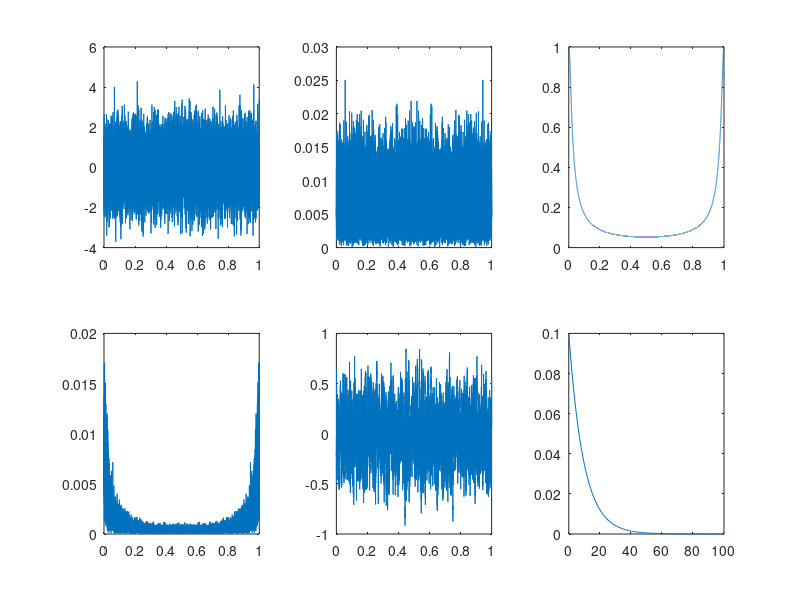
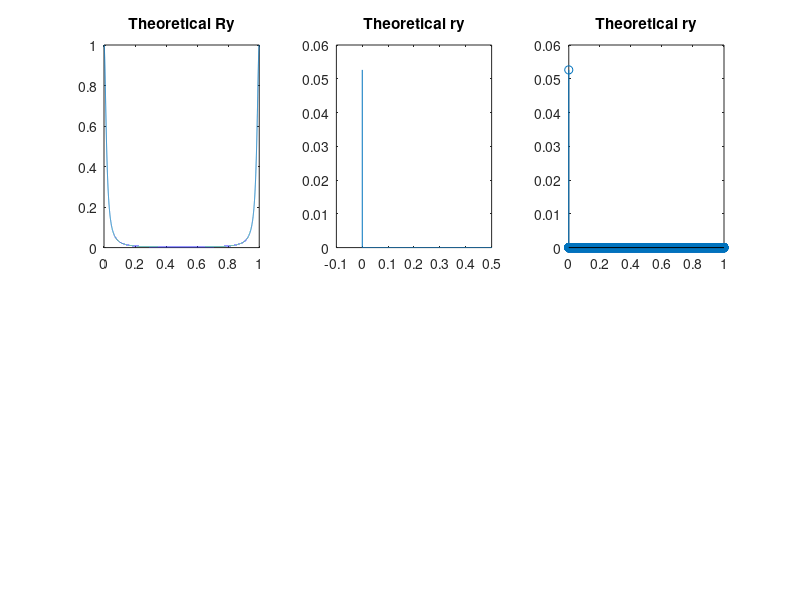

The MATLAB source for these figures, in order: (Note: this script raises an error after producing the figures.)
Ts = 1;
N = 2^14;
dt = Ts/N;
fs = 1/dt;
x=randn(N,1).';

t = linspace(0,Ts,N);
n = linspace(0,100,100);
f = linspace(0,Ts,N);
w = linspace(0,1,N);
a = 0.9;

h1 = (1-a).*a.^n;
H1 = (1-a)./(1-a*exp(-1i*2*pi*w));
X = (1/N)*fft(x);
Y = H1.*X;
y = filter(h1,1,x); %ifft(Y,'symmetric');

subplot(231)
plot(t,x); %plot av bruset
subplot(232)
plot(f,abs(X))
subplot(233)
plot(w,abs(H1))
subplot(234)
plot(f,abs(Y))
subplot(235)
plot(t,y)
subplot(236)
plot(n,h1)
%%
Rx = 1;
Ryt1 = Rx*abs((1-a)./(1-a*exp(-1i*2*pi*w))).^2;
ryt1 = zeros(1,N);
ryt1(1) = (1-a)^2/(1-a^2);

figure(2);

subplot(231)
plot(w,Ryt1); title('Theoretical Ry');
subplot(232)
plot(t,ryt1); xlim([-0.1 0.5]); title('Theoretical ry');
subplot(233)
stem(t,ryt1); title('Theoretical ry');

ryp = EstimateACF(y, t, 'BmanT');
subplot(235);
plot(t,ryp); xlim([-0.1 0.5]); title('Estimated ry BmanT');

ryp2 = EstimateACF(y, t, 'Blett');
subplot(236)
plot(t,ryp2); xlim([-0.1 0.5]); title('Estimated ry Blett');

figure(3);
Ryp = Periodogram(y);
%%
figure(3);
subplot(221)
plot(w,Ryt1); title('Theoretical Ry');
subplot(223);

plot(w,Ryp);title('Predicted Ry with Periodogram');
subplot(224)
RypAv = PerAv(y,2^10);
plot(w,RypAv)

